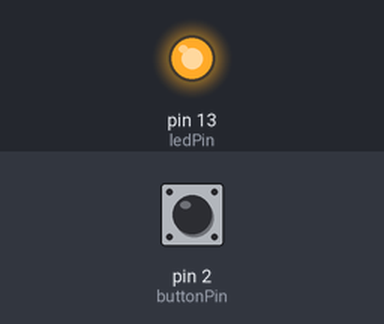
A sketch run on a simulated Arduino Uno, built with avr-gcc and run on an emulated ATmega328P. Parts: output pins drawn as LEDs (lit = HIGH). The test bench sets the inputs (shaded band); at power-on: pin 2 (buttonPin) LOW. What the sketch prints to the serial monitor is not drawn.

Above: at 1.2 s.
1.3 s: pin 2 (buttonPin) pulled HIGH for 0.15 s
At 2.5 s:
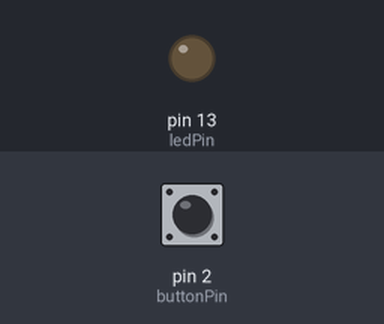
2.9 s: pin 2 (buttonPin) pulled HIGH for 1 s
At 4.0 s:
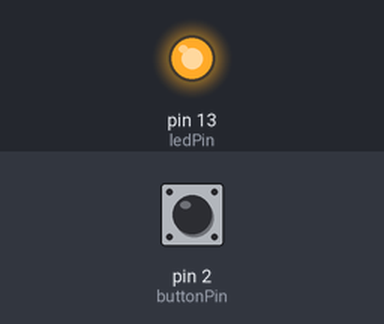
5.4 s: pin 2 (buttonPin) pulled HIGH for 3.2 s
At 5.9 s:
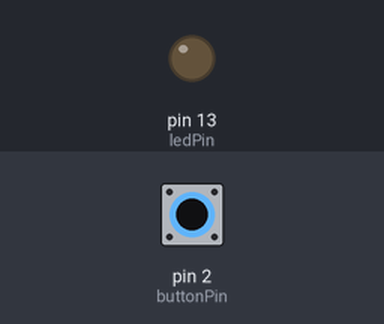
Timing chart, 0 to 8.4 s (numbered marks = the images above; inputs shaded):
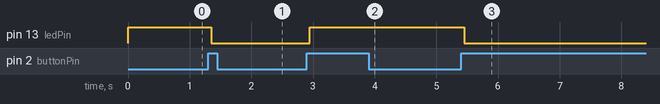

The sketch:

state_change_detection.ino
```cpp
//  https://www.arduino.cc/en/Tutorial/BuiltInExamples/StateChangeDetection

// good implementation to learn

const int buttonPin = 2;    // the pin that the pushbutton is attached to
const int ledPin = 13;      // the pin that the LED is attached to

// Variables that will change
int buttonPushCounter = 0;  // counter for the number of button presses
int buttonState = 0;        // current state of the button
int lastButtonState = 0;    // previous state of the button


void setup() {
  // put your setup code here, to run once:
  // initialize the button pin as an input
  pinMode(buttonPin, INPUT);
  // initialize the LED as an output
  pinMode(ledPin, OUTPUT);
  // initialize serial communication
  Serial.begin(9600);

}

void loop() {
  // put your main code here, to run repeatedly:
  // Reaad the pushbutton state
  buttonState = digitalRead(buttonPin);

  // compare the current buttonState to the previous state
  if (buttonState != lastButtonState) {
    // if the state has changed, increase the counter
    if (buttonState == HIGH) {
      // if the current state is HIGH then the button went from off to on;
      buttonPushCounter ++;
      Serial.println("on");
      Serial.print("number of button pushes: ");
      Serial.print(buttonPushCounter);
    } else {
      // if the current state is LOW then the button went from on to off
      Serial.println("off");
    }
    // delay a little bit
    delay(50);
  }
  // Save the current state as the last state, for next time through the loop
  lastButtonState = buttonState;

  // Turns onthe LED every four button pushes by checking the module of the button push counter.
  // the module function gives you the reminder of the division of the two numbers:
  if (buttonPushCounter % 2 == 0) {
    digitalWrite(ledPin, HIGH);
  }else {
    digitalWrite(ledPin, LOW);
  }

}
```

Measured:
- after the input at 1.3 s, pin 13 (ledPin): HIGH → LOW after 0.05 s
- after the input at 2.9 s, pin 13 (ledPin): LOW → HIGH after 0.05 s
- after the input at 5.4 s, pin 13 (ledPin): HIGH → LOW after 0.05 s
